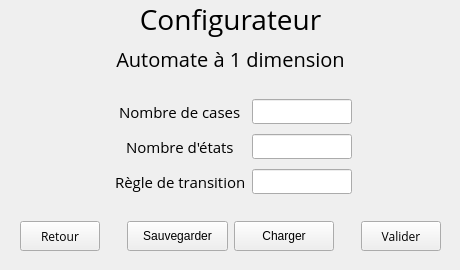
<?xml version="1.0" encoding="UTF-8"?>
<ui version="4.0">
 <class>ConfigElementaryAutomatonWindow</class>
 <widget class="QWidget" name="ConfigElementaryAutomatonWindow">
  <property name="geometry">
   <rect>
    <x>0</x>
    <y>0</y>
    <width>460</width>
    <height>270</height>
   </rect>
  </property>
  <property name="sizePolicy">
   <sizepolicy hsizetype="Fixed" vsizetype="Fixed">
    <horstretch>0</horstretch>
    <verstretch>0</verstretch>
   </sizepolicy>
  </property>
  <property name="minimumSize">
   <size>
    <width>460</width>
    <height>270</height>
   </size>
  </property>
  <property name="maximumSize">
   <size>
    <width>460</width>
    <height>270</height>
   </size>
  </property>
  <property name="windowTitle">
   <string>Configurateur Automate à 1 dimension</string>
  </property>
  <widget class="QWidget" name="verticalLayoutWidget">
   <property name="geometry">
    <rect>
     <x>0</x>
     <y>0</y>
     <width>461</width>
     <height>271</height>
    </rect>
   </property>
   <layout class="QVBoxLayout" name="verticalLayout">
    <property name="sizeConstraint">
     <enum>QLayout::SetDefaultConstraint</enum>
    </property>
    <item>
     <widget class="QLabel" name="configLabel">
      <property name="enabled">
       <bool>true</bool>
      </property>
      <property name="sizePolicy">
       <sizepolicy hsizetype="Preferred" vsizetype="Fixed">
        <horstretch>0</horstretch>
        <verstretch>0</verstretch>
       </sizepolicy>
      </property>
      <property name="font">
       <font>
        <family>Open Sans</family>
        <pointsize>21</pointsize>
       </font>
      </property>
      <property name="text">
       <string>Configurateur</string>
      </property>
      <property name="alignment">
       <set>Qt::AlignCenter</set>
      </property>
     </widget>
    </item>
    <item>
     <widget class="QLabel" name="automatonLabel">
      <property name="enabled">
       <bool>true</bool>
      </property>
      <property name="sizePolicy">
       <sizepolicy hsizetype="Preferred" vsizetype="Fixed">
        <horstretch>0</horstretch>
        <verstretch>0</verstretch>
       </sizepolicy>
      </property>
      <property name="font">
       <font>
        <family>Open Sans</family>
        <pointsize>15</pointsize>
       </font>
      </property>
      <property name="text">
       <string>Automate à 1 dimension</string>
      </property>
      <property name="alignment">
       <set>Qt::AlignCenter</set>
      </property>
     </widget>
    </item>
    <item>
     <layout class="QFormLayout" name="formLayout">
      <property name="sizeConstraint">
       <enum>QLayout::SetMinimumSize</enum>
      </property>
      <property name="fieldGrowthPolicy">
       <enum>QFormLayout::ExpandingFieldsGrow</enum>
      </property>
      <property name="labelAlignment">
       <set>Qt::AlignHCenter|Qt::AlignTop</set>
      </property>
      <property name="formAlignment">
       <set>Qt::AlignHCenter|Qt::AlignTop</set>
      </property>
      <property name="verticalSpacing">
       <number>10</number>
      </property>
      <property name="leftMargin">
       <number>20</number>
      </property>
      <property name="topMargin">
       <number>20</number>
      </property>
      <property name="rightMargin">
       <number>20</number>
      </property>
      <property name="bottomMargin">
       <number>0</number>
      </property>
      <item row="1" column="0">
       <widget class="QLabel" name="stateNbLabel">
        <property name="font">
         <font>
          <family>Open Sans</family>
          <pointsize>11</pointsize>
         </font>
        </property>
        <property name="text">
         <string>Nombre de cases</string>
        </property>
       </widget>
      </item>
      <item row="2" column="0">
       <widget class="QLabel" name="cellNbLabel">
        <property name="font">
         <font>
          <family>Open Sans</family>
          <pointsize>11</pointsize>
         </font>
        </property>
        <property name="text">
         <string>Nombre d'états</string>
        </property>
       </widget>
      </item>
      <item row="2" column="1">
       <widget class="QLineEdit" name="stateNbLineEdit">
        <property name="maximumSize">
         <size>
          <width>100</width>
          <height>16777215</height>
         </size>
        </property>
        <property name="font">
         <font>
          <family>Open Sans</family>
         </font>
        </property>
        <property name="layoutDirection">
         <enum>Qt::RightToLeft</enum>
        </property>
        <property name="alignment">
         <set>Qt::AlignRight|Qt::AlignTrailing|Qt::AlignVCenter</set>
        </property>
       </widget>
      </item>
      <item row="3" column="0">
       <widget class="QLabel" name="ruleLabel">
        <property name="font">
         <font>
          <family>Open Sans</family>
          <pointsize>11</pointsize>
         </font>
        </property>
        <property name="text">
         <string>Règle de transition</string>
        </property>
       </widget>
      </item>
      <item row="3" column="1">
       <widget class="QLineEdit" name="ruleLineEdit">
        <property name="maximumSize">
         <size>
          <width>100</width>
          <height>16777215</height>
         </size>
        </property>
        <property name="font">
         <font>
          <family>Open Sans</family>
         </font>
        </property>
        <property name="layoutDirection">
         <enum>Qt::RightToLeft</enum>
        </property>
        <property name="alignment">
         <set>Qt::AlignRight|Qt::AlignTrailing|Qt::AlignVCenter</set>
        </property>
       </widget>
      </item>
      <item row="1" column="1">
       <widget class="QLineEdit" name="cellNbLineEdit">
        <property name="sizePolicy">
         <sizepolicy hsizetype="Minimum" vsizetype="Minimum">
          <horstretch>0</horstretch>
          <verstretch>0</verstretch>
         </sizepolicy>
        </property>
        <property name="maximumSize">
         <size>
          <width>100</width>
          <height>16777215</height>
         </size>
        </property>
        <property name="font">
         <font>
          <family>Open Sans</family>
         </font>
        </property>
        <property name="layoutDirection">
         <enum>Qt::RightToLeft</enum>
        </property>
        <property name="alignment">
         <set>Qt::AlignRight|Qt::AlignTrailing|Qt::AlignVCenter</set>
        </property>
       </widget>
      </item>
     </layout>
    </item>
    <item>
     <layout class="QHBoxLayout" name="buttonLayout">
      <property name="sizeConstraint">
       <enum>QLayout::SetDefaultConstraint</enum>
      </property>
      <property name="leftMargin">
       <number>20</number>
      </property>
      <property name="topMargin">
       <number>0</number>
      </property>
      <property name="rightMargin">
       <number>20</number>
      </property>
      <property name="bottomMargin">
       <number>20</number>
      </property>
      <item alignment="Qt::AlignRight">
       <widget class="QPushButton" name="returnButton">
        <property name="sizePolicy">
         <sizepolicy hsizetype="Minimum" vsizetype="Minimum">
          <horstretch>0</horstretch>
          <verstretch>0</verstretch>
         </sizepolicy>
        </property>
        <property name="minimumSize">
         <size>
          <width>0</width>
          <height>30</height>
         </size>
        </property>
        <property name="maximumSize">
         <size>
          <width>100</width>
          <height>30</height>
         </size>
        </property>
        <property name="font">
         <font>
          <family>Open Sans</family>
          <pointsize>9</pointsize>
         </font>
        </property>
        <property name="cursor">
         <cursorShape>PointingHandCursor</cursorShape>
        </property>
        <property name="layoutDirection">
         <enum>Qt::RightToLeft</enum>
        </property>
        <property name="text">
         <string>Retour</string>
        </property>
       </widget>
      </item>
      <item>
       <widget class="QPushButton" name="saveConfigButton">
        <property name="sizePolicy">
         <sizepolicy hsizetype="Minimum" vsizetype="Minimum">
          <horstretch>0</horstretch>
          <verstretch>0</verstretch>
         </sizepolicy>
        </property>
        <property name="minimumSize">
         <size>
          <width>0</width>
          <height>30</height>
         </size>
        </property>
        <property name="maximumSize">
         <size>
          <width>150</width>
          <height>30</height>
         </size>
        </property>
        <property name="font">
         <font>
          <pointsize>9</pointsize>
         </font>
        </property>
        <property name="text">
         <string>Sauvegarder</string>
        </property>
       </widget>
      </item>
      <item>
       <widget class="QPushButton" name="loadConfigButton">
        <property name="sizePolicy">
         <sizepolicy hsizetype="Minimum" vsizetype="Minimum">
          <horstretch>0</horstretch>
          <verstretch>0</verstretch>
         </sizepolicy>
        </property>
        <property name="minimumSize">
         <size>
          <width>0</width>
          <height>30</height>
         </size>
        </property>
        <property name="maximumSize">
         <size>
          <width>150</width>
          <height>30</height>
         </size>
        </property>
        <property name="font">
         <font>
          <pointsize>9</pointsize>
         </font>
        </property>
        <property name="text">
         <string>Charger</string>
        </property>
       </widget>
      </item>
      <item alignment="Qt::AlignLeft">
       <widget class="QPushButton" name="validateButton">
        <property name="sizePolicy">
         <sizepolicy hsizetype="Minimum" vsizetype="Minimum">
          <horstretch>0</horstretch>
          <verstretch>0</verstretch>
         </sizepolicy>
        </property>
        <property name="minimumSize">
         <size>
          <width>0</width>
          <height>30</height>
         </size>
        </property>
        <property name="maximumSize">
         <size>
          <width>100</width>
          <height>30</height>
         </size>
        </property>
        <property name="font">
         <font>
          <family>Open Sans</family>
          <pointsize>9</pointsize>
         </font>
        </property>
        <property name="cursor">
         <cursorShape>PointingHandCursor</cursorShape>
        </property>
        <property name="layoutDirection">
         <enum>Qt::RightToLeft</enum>
        </property>
        <property name="text">
         <string>Valider</string>
        </property>
       </widget>
      </item>
     </layout>
    </item>
   </layout>
  </widget>
 </widget>
 <resources/>
 <connections>
  <connection>
   <sender>saveConfigButton</sender>
   <signal>clicked()</signal>
   <receiver>ConfigElementaryAutomatonWindow</receiver>
   <slot>saveConfig()</slot>
   <hints>
    <hint type="sourcelabel">
     <x>230</x>
     <y>294</y>
    </hint>
    <hint type="destinationlabel">
     <x>229</x>
     <y>164</y>
    </hint>
   </hints>
  </connection>
  <connection>
   <sender>validateButton</sender>
   <signal>clicked()</signal>
   <receiver>ConfigElementaryAutomatonWindow</receiver>
   <slot>launchAutomaton()</slot>
   <hints>
    <hint type="sourcelabel">
     <x>402</x>
     <y>294</y>
    </hint>
    <hint type="destinationlabel">
     <x>229</x>
     <y>164</y>
    </hint>
   </hints>
  </connection>
  <connection>
   <sender>returnButton</sender>
   <signal>clicked()</signal>
   <receiver>ConfigElementaryAutomatonWindow</receiver>
   <slot>previousWindow()</slot>
   <hints>
    <hint type="sourcelabel">
     <x>58</x>
     <y>294</y>
    </hint>
    <hint type="destinationlabel">
     <x>229</x>
     <y>164</y>
    </hint>
   </hints>
  </connection>
  <connection>
   <sender>loadConfigButton</sender>
   <signal>clicked()</signal>
   <receiver>ConfigElementaryAutomatonWindow</receiver>
   <slot>loadConfig()</slot>
   <hints>
    <hint type="sourcelabel">
     <x>283</x>
     <y>294</y>
    </hint>
    <hint type="destinationlabel">
     <x>229</x>
     <y>164</y>
    </hint>
   </hints>
  </connection>
 </connections>
 <slots>
  <slot>previousWindow()</slot>
  <slot>saveConfig()</slot>
  <slot>launchAutomaton()</slot>
  <slot>loadConfig()</slot>
 </slots>
</ui>
